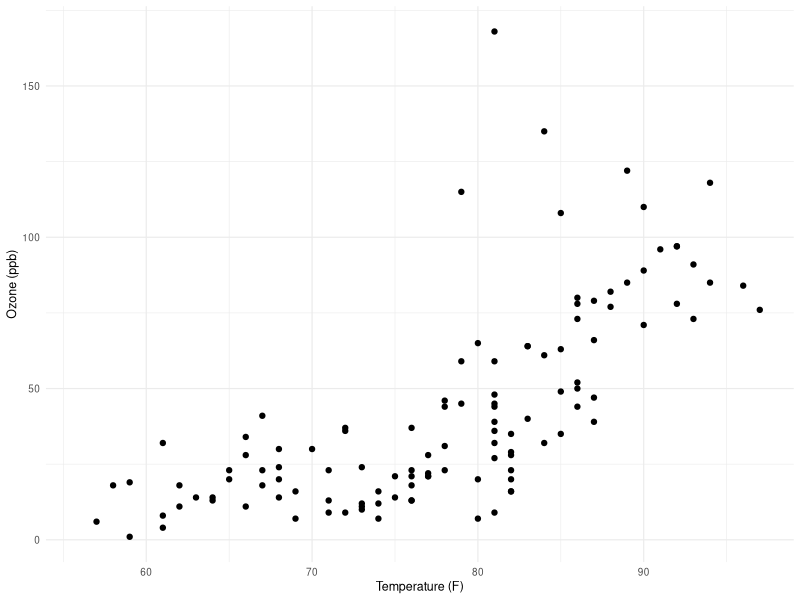
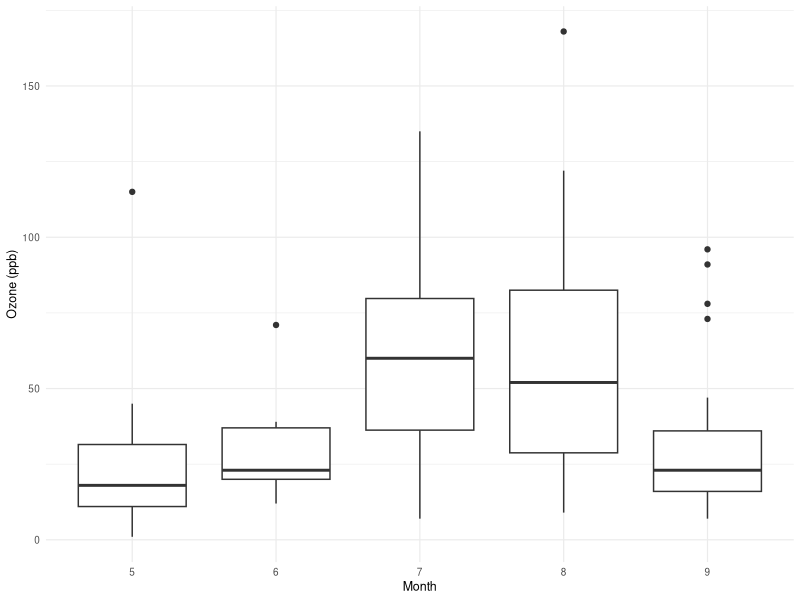

R code for these plots, in order:
library(ggplot2)
library(gridExtra)

p1 <- ggplot(airquality, aes(Temp, Ozone)) + geom_point(na.rm = TRUE) +
  labs(x = "Temperature (F)", y = "Ozone (ppb)") + theme_minimal(base_size = 9)
p2 <- ggplot(airquality, aes(factor(Month), Ozone)) + geom_boxplot(na.rm = TRUE) +
  labs(x = "Month", y = "Ozone (ppb)") + theme_minimal(base_size = 9)
g <- arrangeGrob(p1, p2, ncol = 2)
ggsave("figure3.png", g, width = 10, height = 4, dpi = 300)
